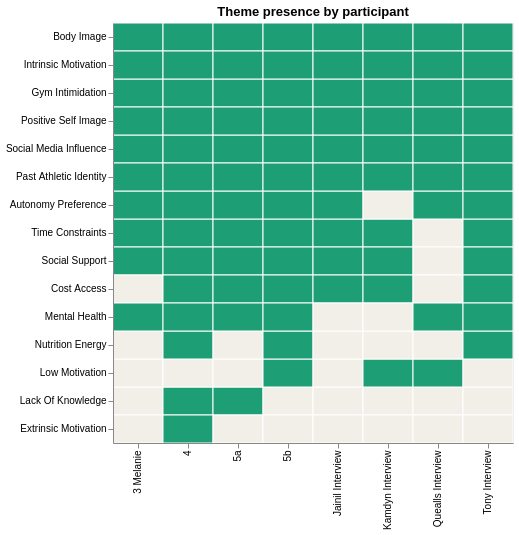

Notebook code cell kept with this figure:
### Markdown cell above
---
## Bonus: Participant theme profile grid

Small multiples showing which themes each participant exhibited.

### Tableau instructions
1. Open `viz6_theme_profiles.csv`
2. Drag `theme` to **Rows**
3. Drag `participant_short` to **Columns**
4. Drag `present` to **Color**
5. Change mark type to **Square**
6. Under Color, use a two-step palette: light gray for 0, dark teal for 1
7. This gives you a presence/absence grid for each participant

### Code cell
ptm["participant_short"] = ptm["participant"].apply(short_name)

# Order themes by total prevalence
theme_totals = ptm.groupby("theme")["present"].sum().sort_values(ascending=False)
theme_order = theme_totals.index.tolist()

viz6 = alt.Chart(ptm).mark_rect(stroke="white", strokeWidth=1).encode(
    x=alt.X("participant_short:N", title=None),
    y=alt.Y("theme:N", sort=theme_order, title=None),
    color=alt.Color("present:Q",
        scale=alt.Scale(domain=[0, 1], range=["#F1EFE8", "#1D9E75"]),
        title="Present",
        legend=None
    ),
    tooltip=["participant_short", "theme", "present"]
).properties(
    width=400,
    height=420,
    title="Theme presence by participant"
)

ptm.to_csv("viz_exports/viz6_theme_profiles.csv", index=False)
viz6

### Figure 1 — Vega-Lite specification as saved in the notebook (floating-point values rounded to 4 significant figures)
{"config": {"view": {"continuousWidth": 300, "continuousHeight": 300}}, "data": {"name": "data-85d87a199b16416a1571f459585c2b41"}, "mark": {"type": "rect", "stroke": "white", "strokeWidth": 1}, "encoding": {"color": {"field": "present", "legend": null, "scale": {"domain": [0, 1], "range": ["#F1EFE8", "#1D9E75"]}, "title": "Present", "type": "quantitative"}, "tooltip": [{"field": "participant_short", "type": "nominal"}, {"field": "theme", "type": "nominal"}, {"field": "present", "type": "quantitative"}], "x": {"field": "participant_short", "title": null, "type": "nominal"}, "y": {"field": "theme", "sort": ["Body Image", "Intrinsic Motivation", "Gym Intimidation", "Positive Self Image", "Social Media Influence", "Past Athletic Identity", "Autonomy Preference", "Time Constraints", "Social Support", "Cost Access", "Mental Health", "Nutrition Energy", "Low Motivation", "Lack Of Knowledge", "Extrinsic Motivation"], "title": null, "type": "nominal"}}, "height": 420, "title": "Theme presence by participant", "width": 400, "$schema": "https://vega.github.io/schema/vega-lite/v5.20.1.json", "datasets": {"data-85d87a199b16416a1571f459585c2b41": [{"participant": "Interview 3 Melanie.txt", "theme": "Time Constraints", "present": 1, "participant_short": "3 Melanie"}, {"participant": "Interview 3 Melanie.txt", "theme": "Body Image", "present": 1, "participant_short": "3 Melanie"}, {"participant": "Interview 3 Melanie.txt", "theme": "Social Media Influence", "present": 1, "participant_short": "3 Melanie"}, {"participant": "Interview 3 Melanie.txt", "theme": "Lack Of Knowledge", "present": 0, "participant_short": "3 Melanie"}, {"participant": "Interview 3 Melanie.txt", "theme": "Low Motivation", "present": 0, "participant_short": "3 Melanie"}, {"participant": "Interview 3 Melanie.txt", "theme": "Gym Intimidation", "present": 1, "participant_short": "3 Melanie"}, {"participant": "Interview 3 Melanie.txt", "theme": "Social Support", "present": 1, "participant_short": "3 Melanie"}, {"participant": "Interview 3 Melanie.txt", "theme": "Nutrition Energy", "present": 0, "participant_short": "3 Melanie"}, {"participant": "Interview 3 Melanie.txt", "theme": "Cost Access", "present": 0, "participant_short": "3 Melanie"}, {"participant": "Interview 3 Melanie.txt", "theme": "Mental Health", "present": 1, "participant_short": "3 Melanie"}, {"participant": "Interview 3 Melanie.txt", "theme": "Positive Self Image", "present": 1, "participant_short": "3 Melanie"}, {"participant": "Interview 3 Melanie.txt", "theme": "Intrinsic Motivation", "present": 1, "participant_short": "3 Melanie"}, {"participant": "Interview 3 Melanie.txt", "theme": "Extrinsic Motivation", "present": 0, "participant_short": "3 Melanie"}, {"participant": "Interview 3 Melanie.txt", "theme": "Autonomy Preference", "present": 1, "participant_short": "3 Melanie"}, {"participant": "Interview 3 Melanie.txt", "theme": "Past Athletic Identity", "present": 1, "participant_short": "3 Melanie"}, {"participant": "Interview 4.txt", "theme": "Time Constraints", "present": 1, "participant_short": "4"}, {"participant": "Interview 4.txt", "theme": "Body Image", "present": 1, "participant_short": "4"}, {"participant": "Interview 4.txt", "theme": "Social Media Influence", "present": 1, "participant_short": "4"}, {"participant": "Interview 4.txt", "theme": "Lack Of Knowledge", "present": 1, "participant_short": "4"}, {"participant": "Interview 4.txt", "theme": "Low Motivation", "present": 0, "participant_short": "4"}, {"participant": "Interview 4.txt", "theme": "Gym Intimidation", "present": 1, "participant_short": "4"}, {"participant": "Interview 4.txt", "theme": "Social Support", "present": 1, "participant_short": "4"}, {"participant": "Interview 4.txt", "theme": "Nutrition Energy", "present": 1, "participant_short": "4"}, {"participant": "Interview 4.txt", "theme": "Cost Access", "present": 1, "participant_short": "4"}, {"participant": "Interview 4.txt", "theme": "Mental Health", "present": 1, "participant_short": "4"}, {"participant": "Interview 4.txt", "theme": "Positive Self Image", "present": 1, "participant_short": "4"}, {"participant": "Interview 4.txt", "theme": "Intrinsic Motivation", "present": 1, "participant_short": "4"}, {"participant": "Interview 4.txt", "theme": "Extrinsic Motivation", "present": 1, "participant_short": "4"}, {"participant": "Interview 4.txt", "theme": "Autonomy Preference", "present": 1, "participant_short": "4"}, {"participant": "Interview 4.txt", "theme": "Past Athletic Identity", "present": 1, "participant_short": "4"}, {"participant": "Interview 5a.txt", "theme": "Time Constraints", "present": 1, "participant_short": "5a"}, {"participant": "Interview 5a.txt", "theme": "Body Image", "present": 1, "participant_short": "5a"}, {"participant": "Interview 5a.txt", "theme": "Social Media Influence", "present": 1, "participant_short": "5a"}, {"participant": "Interview 5a.txt", "theme": "Lack Of Knowledge", "present": 1, "participant_short": "5a"}, {"participant": "Interview 5a.txt", "theme": "Low Motivation", "present": 0, "participant_short": "5a"}, {"participant": "Interview 5a.txt", "theme": "Gym Intimidation", "present": 1, "participant_short": "5a"}, {"participant": "Interview 5a.txt", "theme": "Social Support", "present": 1, "participant_short": "5a"}, {"participant": "Interview 5a.txt", "theme": "Nutrition Energy", "present": 0, "participant_short": "5a"}, {"participant": "Interview 5a.txt", "theme": "Cost Access", "present": 1, "participant_short": "5a"}, {"participant": "Interview 5a.txt", "theme": "Mental Health", "present": 1, "participant_short": "5a"}, {"participant": "Interview 5a.txt", "theme": "Positive Self Image", "present": 1, "participant_short": "5a"}, {"participant": "Interview 5a.txt", "theme": "Intrinsic Motivation", "present": 1, "participant_short": "5a"}, {"participant": "Interview 5a.txt", "theme": "Extrinsic Motivation", "present": 0, "participant_short": "5a"}, {"participant": "Interview 5a.txt", "theme": "Autonomy Preference", "present": 1, "participant_short": "5a"}, {"participant": "Interview 5a.txt", "theme": "Past Athletic Identity", "present": 1, "participant_short": "5a"}, {"participant": "Interview 5b.txt", "theme": "Time Constraints", "present": 1, "participant_short": "5b"}, {"participant": "Interview 5b.txt", "theme": "Body Image", "present": 1, "participant_short": "5b"}, {"participant": "Interview 5b.txt", "theme": "Social Media Influence", "present": 1, "participant_short": "5b"}, {"participant": "Interview 5b.txt", "theme": "Lack Of Knowledge", "present": 0, "participant_short": "5b"}, {"participant": "Interview 5b.txt", "theme": "Low Motivation", "present": 1, "participant_short": "5b"}, {"participant": "Interview 5b.txt", "theme": "Gym Intimidation", "present": 1, "participant_short": "5b"}, {"participant": "Interview 5b.txt", "theme": "Social Support", "present": 1, "participant_short": "5b"}, {"participant": "Interview 5b.txt", "theme": "Nutrition Energy", "present": 1, "participant_short": "5b"}, {"participant": "Interview 5b.txt", "theme": "Cost Access", "present": 1, "participant_short": "5b"}, {"participant": "Interview 5b.txt", "theme": "Mental Health", "present": 1, "participant_short": "5b"}, {"participant": "Interview 5b.txt", "theme": "Positive Self Image", "present": 1, "participant_short": "5b"}, {"participant": "Interview 5b.txt", "theme": "Intrinsic Motivation", "present": 1, "participant_short": "5b"}, {"participant": "Interview 5b.txt", "theme": "Extrinsic Motivation", "present": 0, "participant_short": "5b"}, {"participant": "Interview 5b.txt", "theme": "Autonomy Preference", "present": 1, "participant_short": "5b"}, {"participant": "Interview 5b.txt", "theme": "Past Athletic Identity", "present": 1, "participant_short": "5b"}, {"participant": "Jainil Interview.txt", "theme": "Time Constraints", "present": 1, "participant_short": "Jainil Interview"}, {"participant": "Jainil Interview.txt", "theme": "Body Image", "present": 1, "participant_short": "Jainil Interview"}, {"participant": "Jainil Interview.txt", "theme": "Social Media Influence", "present": 1, "participant_short": "Jainil Interview"}, {"participant": "Jainil Interview.txt", "theme": "Lack Of Knowledge", "present": 0, "participant_short": "Jainil Interview"}, {"participant": "Jainil Interview.txt", "theme": "Low Motivation", "present": 0, "participant_short": "Jainil Interview"}, {"participant": "Jainil Interview.txt", "theme": "Gym Intimidation", "present": 1, "participant_short": "Jainil Interview"}, {"participant": "Jainil Interview.txt", "theme": "Social Support", "present": 1, "participant_short": "Jainil Interview"}, {"participant": "Jainil Interview.txt", "theme": "Nutrition Energy", "present": 0, "participant_short": "Jainil Interview"}, {"participant": "Jainil Interview.txt", "theme": "Cost Access", "present": 1, "participant_short": "Jainil Interview"}, {"participant": "Jainil Interview.txt", "theme": "Mental Health", "present": 0, "participant_short": "Jainil Interview"}, {"participant": "Jainil Interview.txt", "theme": "Positive Self Image", "present": 1, "participant_short": "Jainil Interview"}, {"participant": "Jainil Interview.txt", "theme": "Intrinsic Motivation", "present": 1, "participant_short": "Jainil Interview"}, {"participant": "Jainil Interview.txt", "theme": "Extrinsic Motivation", "present": 0, "participant_short": "Jainil Interview"}, {"participant": "Jainil Interview.txt", "theme": "Autonomy Preference", "present": 1, "participant_short": "Jainil Interview"}, {"participant": "Jainil Interview.txt", "theme": "Past Athletic Identity", "present": 1, "participant_short": "Jainil Interview"}, {"participant": "Kamdyn Interview.txt", "theme": "Time Constraints", "present": 1, "participant_short": "Kamdyn Interview"}, {"participant": "Kamdyn Interview.txt", "theme": "Body Image", "present": 1, "participant_short": "Kamdyn Interview"}, {"participant": "Kamdyn Interview.txt", "theme": "Social Media Influence", "present": 1, "participant_short": "Kamdyn Interview"}, {"participant": "Kamdyn Interview.txt", "theme": "Lack Of Knowledge", "present": 0, "participant_short": "Kamdyn Interview"}, {"participant": "Kamdyn Interview.txt", "theme": "Low Motivation", "present": 1, "participant_short": "Kamdyn Interview"}, {"participant": "Kamdyn Interview.txt", "theme": "Gym Intimidation", "present": 1, "participant_short": "Kamdyn Interview"}, {"participant": "Kamdyn Interview.txt", "theme": "Social Support", "present": 1, "participant_short": "Kamdyn Interview"}, {"participant": "Kamdyn Interview.txt", "theme": "Nutrition Energy", "present": 0, "participant_short": "Kamdyn Interview"}, {"participant": "Kamdyn Interview.txt", "theme": "Cost Access", "present": 1, "participant_short": "Kamdyn Interview"}, {"participant": "Kamdyn Interview.txt", "theme": "Mental Health", "present": 0, "participant_short": "Kamdyn Interview"}, {"participant": "Kamdyn Interview.txt", "theme": "Positive Self Image", "present": 1, "participant_short": "Kamdyn Interview"}, {"participant": "Kamdyn Interview.txt", "theme": "Intrinsic Motivation", "present": 1, "participant_short": "Kamdyn Interview"}, {"participant": "Kamdyn Interview.txt", "theme": "Extrinsic Motivation", "present": 0, "participant_short": "Kamdyn Interview"}, {"participant": "Kamdyn Interview.txt", "theme": "Autonomy Preference", "present": 0, "participant_short": "Kamdyn Interview"}, {"participant": "Kamdyn Interview.txt", "theme": "Past Athletic Identity", "present": 1, "participant_short": "Kamdyn Interview"}, {"participant": "Quealls Interview.txt", "theme": "Time Constraints", "present": 0, "participant_short": "Quealls Interview"}, {"participant": "Quealls Interview.txt", "theme": "Body Image", "present": 1, "participant_short": "Quealls Interview"}, {"participant": "Quealls Interview.txt", "theme": "Social Media Influence", "present": 1, "participant_short": "Quealls Interview"}, {"participant": "Quealls Interview.txt", "theme": "Lack Of Knowledge", "present": 0, "participant_short": "Quealls Interview"}, {"participant": "Quealls Interview.txt", "theme": "Low Motivation", "present": 1, "participant_short": "Quealls Interview"}, {"participant": "Quealls Interview.txt", "theme": "Gym Intimidation", "present": 1, "participant_short": "Quealls Interview"}, {"participant": "Quealls Interview.txt", "theme": "Social Support", "present": 0, "participant_short": "Quealls Interview"}, {"participant": "Quealls Interview.txt", "theme": "Nutrition Energy", "present": 0, "participant_short": "Quealls Interview"}, {"participant": "Quealls Interview.txt", "theme": "Cost Access", "present": 0, "participant_short": "Quealls Interview"}, {"participant": "Quealls Interview.txt", "theme": "Mental Health", "present": 1, "participant_short": "Quealls Interview"}, {"participant": "Quealls Interview.txt", "theme": "Positive Self Image", "present": 1, "participant_short": "Quealls Interview"}, {"participant": "Quealls Interview.txt", "theme": "Intrinsic Motivation", "present": 1, "participant_short": "Quealls Interview"}, {"participant": "Quealls Interview.txt", "theme": "Extrinsic Motivation", "present": 0, "participant_short": "Quealls Interview"}, {"participant": "Quealls Interview.txt", "theme": "Autonomy Preference", "present": 1, "participant_short": "Quealls Interview"}, {"participant": "Quealls Interview.txt", "theme": "Past Athletic Identity", "present": 1, "participant_short": "Quealls Interview"}, {"participant": "Tony Interview.txt", "theme": "Time Constraints", "present": 1, "participant_short": "Tony Interview"}, {"participant": "Tony Interview.txt", "theme": "Body Image", "present": 1, "participant_short": "Tony Interview"}, {"participant": "Tony Interview.txt", "theme": "Social Media Influence", "present": 1, "participant_short": "Tony Interview"}, {"participant": "Tony Interview.txt", "theme": "Lack Of Knowledge", "present": 0, "participant_short": "Tony Interview"}, {"participant": "Tony Interview.txt", "theme": "Low Motivation", "present": 0, "participant_short": "Tony Interview"}, {"participant": "Tony Interview.txt", "theme": "Gym Intimidation", "present": 1, "participant_short": "Tony Interview"}, {"participant": "Tony Interview.txt", "theme": "Social Support", "present": 1, "participant_short": "Tony Interview"}, {"participant": "Tony Interview.txt", "theme": "Nutrition Energy", "present": 1, "participant_short": "Tony Interview"}, {"participant": "Tony Interview.txt", "theme": "Cost Access", "present": 1, "participant_short": "Tony Interview"}, {"participant": "Tony Interview.txt", "theme": "Mental Health", "present": 1, "participant_short": "Tony Interview"}, {"participant": "Tony Interview.txt", "theme": "Positive Self Image", "present": 1, "participant_short": "Tony Interview"}, {"participant": "Tony Interview.txt", "theme": "Intrinsic Motivation", "present": 1, "participant_short": "Tony Interview"}, {"participant": "Tony Interview.txt", "theme": "Extrinsic Motivation", "present": 0, "participant_short": "Tony Interview"}, {"participant": "Tony Interview.txt", "theme": "Autonomy Preference", "present": 1, "participant_short": "Tony Interview"}, {"participant": "Tony Interview.txt", "theme": "Past Athletic Identity", "present": 1, "participant_short": "Tony Interview"}]}}
